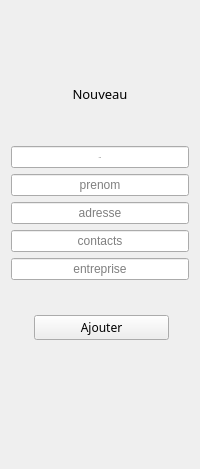
          <widget class="QWidget" name="stkdW_2p2">
           <layout class="QVBoxLayout" name="verticalLayout_8" stretch="4,0,2,0,0,0,0,0,1,0,0">
            <item>
             <spacer name="verticalSpacer_10">
              <property name="orientation">
               <enum>Qt::Vertical</enum>
              </property>
              <property name="sizeHint" stdset="0">
               <size>
                <width>20</width>
                <height>76</height>
               </size>
              </property>
             </spacer>
            </item>
            <item>
             <widget class="QLabel" name="label_4">
              <property name="font">
               <font>
                <family>Montserrat SemiBold</family>
                <pointsize>10</pointsize>
                <weight>50</weight>
                <bold>false</bold>
               </font>
              </property>
              <property name="text">
               <string>Nouveau</string>
              </property>
              <property name="alignment">
               <set>Qt::AlignCenter</set>
              </property>
             </widget>
            </item>
            <item>
             <spacer name="verticalSpacer_11">
              <property name="orientation">
               <enum>Qt::Vertical</enum>
              </property>
              <property name="sizeHint" stdset="0">
               <size>
                <width>20</width>
                <height>37</height>
               </size>
              </property>
             </spacer>
            </item>
            <item>
             <widget class="QLineEdit" name="lineEdit_11">
              <property name="font">
               <font>
                <family>Montserrat Medium</family>
                <pointsize>-1</pointsize>
                <weight>75</weight>
                <italic>false</italic>
                <bold>true</bold>
               </font>
              </property>
              <property name="alignment">
               <set>Qt::AlignCenter</set>
              </property>
              <property name="placeholderText">
               <string>nom</string>
              </property>
             </widget>
            </item>
            <item>
             <widget class="QLineEdit" name="lineEdit_8">
              <property name="alignment">
               <set>Qt::AlignCenter</set>
              </property>
              <property name="placeholderText">
               <string>prenom</string>
              </property>
             </widget>
            </item>
            <item>
             <widget class="QLineEdit" name="lineEdit_9">
              <property name="alignment">
               <set>Qt::AlignCenter</set>
              </property>
              <property name="placeholderText">
               <string>adresse</string>
              </property>
             </widget>
            </item>
            <item>
             <widget class="QLineEdit" name="lineEdit_12">
              <property name="alignment">
               <set>Qt::AlignCenter</set>
              </property>
              <property name="placeholderText">
               <string>contacts</string>
              </property>
             </widget>
            </item>
            <item>
             <widget class="QLineEdit" name="lineEdit_10">
              <property name="alignment">
               <set>Qt::AlignCenter</set>
              </property>
              <property name="placeholderText">
               <string>entreprise</string>
              </property>
             </widget>
            </item>
            <item>
             <spacer name="verticalSpacer_12">
              <property name="orientation">
               <enum>Qt::Vertical</enum>
              </property>
              <property name="sizeHint" stdset="0">
               <size>
                <width>20</width>
                <height>17</height>
               </size>
              </property>
             </spacer>
            </item>
            <item>
             <widget class="QWidget" name="widget_6" native="true">
              <property name="font">
               <font>
                <pointsize>10</pointsize>
               </font>
              </property>
              <layout class="QVBoxLayout" name="verticalLayout_9">
               <property name="spacing">
                <number>11</number>
               </property>
               <property name="leftMargin">
                <number>23</number>
               </property>
               <property name="topMargin">
                <number>10</number>
               </property>
               <property name="rightMargin">
                <number>20</number>
               </property>
               <property name="bottomMargin">
                <number>10</number>
               </property>
               <item>
                <widget class="QPushButton" name="pushButton_9">
                 <property name="font">
                  <font>
                   <family>Montserrat Medium</family>
                   <pointsize>9</pointsize>
                   <weight>50</weight>
                   <bold>false</bold>
                  </font>
                 </property>
                 <property name="styleSheet">
                  <string notr="true"/>
                 </property>
                 <property name="text">
                  <string>Ajouter</string>
                 </property>
                 <property name="icon">
                  <iconset resource="icon.qrc">
                   <normaloff>:/icons/add (1).png</normaloff>:/icons/add (1).png</iconset>
                 </property>
                </widget>
               </item>
              </layout>
             </widget>
            </item>
            <item>
             <spacer name="verticalSpacer_13">
              <property name="orientation">
               <enum>Qt::Vertical</enum>
              </property>
              <property name="sizeHint" stdset="0">
               <size>
                <width>20</width>
                <height>108</height>
               </size>
              </property>
             </spacer>
            </item>
           </layout>
          </widget>
